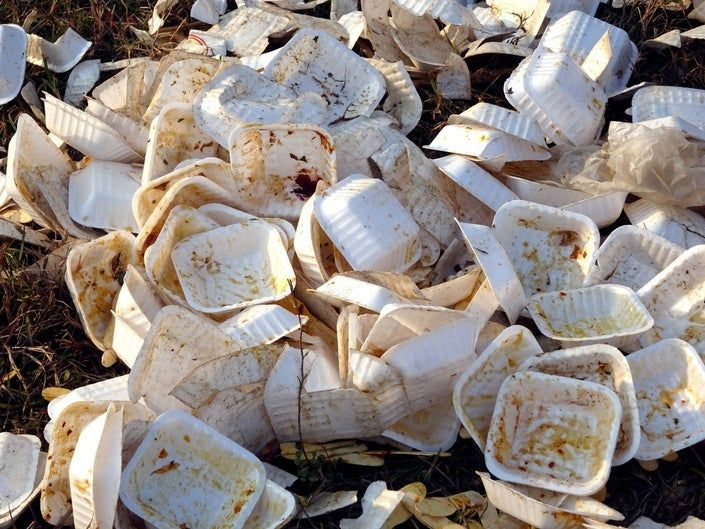
#> input picture dataset_sampah/anorganik/anorganik1.jpg, 705 x 529 px; its folder holds only this picture in this run
$ python -i PROJEK.PY   (imports and definitions only)   (older library calls are emulated)
#> lines starting #> are read from the running program, lines starting #| are printed output that depends on the picture; after the words box and inside, x2 and y2 are one past the last pixel; in counts of white or black regions, pixels touching at a corner belong together
#> further down, picture is the input picture: shape (529, 705, 3); mean B, G, R 127.3, 133.3, 142.7
### ekstraksi_teksture.py
import os
import cv2
import numpy as np
from skimage import feature
from skimage.color import rgb2gray
from scipy.stats import skew, kurtosis as scipy_kurtosis

# Fungsi ekstraksi fitur tekstur
def extract_texture_features(roi):
    if roi.shape[0] == 0 or roi.shape[1] == 0:
        return {k: 0 for k in [
            'glcm_contrast_mean', 'glcm_dissim_mean', 'glcm_homogen_mean', 'glcm_energy_mean',
            'lbp_bin_0', 'lbp_bin_1', 'lbp_bin_2', 'lbp_bin_3', 'lbp_bin_4',
            'mean_intensity', 'std_intensity', 'variance', 'skewness', 'kurtosis'
        ]}

    # Cek format dimensi gambar
    if len(roi.shape) == 3:
        gray = rgb2gray(roi)
    else:
        gray = roi

    if gray.shape[0] < 2 or gray.shape[1] < 2:
        gray_uint8 = (np.zeros((max(2, gray.shape[0]), max(2, gray.shape[1]))) * 255).astype(np.uint8)
    else:
        gray_uint8 = (gray * 255).astype(np.uint8)

    texture_features = {}

    try:
        distances = [1]
        angles = [0, np.pi / 4, np.pi / 2, 3 * np.pi / 4]
        glcm_props_collected = {'contrast': [], 'dissimilarity': [], 'homogeneity': [], 'energy': []}

        if gray_uint8.ndim == 2 and gray_uint8.shape[0] > 1 and gray_uint8.shape[1] > 1:
            glcm = feature.graycomatrix(gray_uint8, distances=distances, angles=angles, levels=256, symmetric=True, normed=True)
            glcm_props_collected['contrast'] = feature.graycoprops(glcm, 'contrast').ravel()
            glcm_props_collected['dissimilarity'] = feature.graycoprops(glcm, 'dissimilarity').ravel()
            glcm_props_collected['homogeneity'] = feature.graycoprops(glcm, 'homogeneity').ravel()
            glcm_props_collected['energy'] = feature.graycoprops(glcm, 'energy').ravel()

            texture_features.update({
                'glcm_contrast_mean': np.mean(glcm_props_collected['contrast']),
                'glcm_dissim_mean': np.mean(glcm_props_collected['dissimilarity']),
                'glcm_homogen_mean': np.mean(glcm_props_collected['homogeneity']),
                'glcm_energy_mean': np.mean(glcm_props_collected['energy'])
            })
        else:
            texture_features.update({k: 0 for k in ['glcm_contrast_mean', 'glcm_dissim_mean', 'glcm_homogen_mean', 'glcm_energy_mean']})
    except Exception:
        texture_features.update({k: 0 for k in ['glcm_contrast_mean', 'glcm_dissim_mean', 'glcm_homogen_mean', 'glcm_energy_mean']})

    try:
        P, R = 8, 1
        if gray_uint8.shape[0] > 2 * R and gray_uint8.shape[1] > 2 * R:
            lbp = feature.local_binary_pattern(gray_uint8, P=P, R=R, method='uniform')
            n_bins = int(lbp.max() + 1) if lbp.size > 0 else 10
            lbp_hist, _ = np.histogram(lbp.ravel(), bins=n_bins, range=(0, n_bins))
            lbp_hist = lbp_hist / (np.sum(lbp_hist) + 1e-7)

            for i in range(min(5, len(lbp_hist))):
                texture_features[f'lbp_bin_{i}'] = lbp_hist[i]
            for i in range(len(lbp_hist), 5):
                texture_features[f'lbp_bin_{i}'] = 0
        else:
            for i in range(5):
                texture_features[f'lbp_bin_{i}'] = 0
    except Exception:
        for i in range(5):
            texture_features[f'lbp_bin_{i}'] = 0

    try:
        flat_gray = gray_uint8.ravel()
        texture_features.update({
            'mean_intensity': np.mean(flat_gray),
            'std_intensity': np.std(flat_gray),
            'variance': np.var(flat_gray),
            'skewness': float(skew(flat_gray)) if flat_gray.size > 0 else 0,
            'kurtosis': float(scipy_kurtosis(flat_gray, fisher=False)) if flat_gray.size > 0 else 0
        })
    except Exception:
        texture_features.update({k: 0 for k in ['mean_intensity', 'std_intensity', 'variance', 'skewness', 'kurtosis']})

    return texture_features

### PROJEK.PY
import os
import sys
import cv2
import numpy as np
from flask import Flask, render_template, request, jsonify

# Import fungsi ekstraksi fitur bawaan lu
from ekstraksi_bentuk import extract_shape_features
from ekstraksi_teksture import extract_texture_features
from ekstraksi_warna import extract_color_features

# STRATEGI ABSOLUT: Kunci lokasi folder templates & static biar Flask ga nyasar di Windows
BASE_DIR = os.path.abspath(os.path.dirname(__file__))
template_dir = os.path.join(BASE_DIR, 'templates')
static_dir = os.path.join(BASE_DIR, 'static')

# [1 line not run here, left out]

# Konfigurasi Folder Dataset & Uploads
DATASET_FOLDER = os.path.join(BASE_DIR, "dataset_sampah")
UPLOAD_FOLDER = os.path.join(static_dir, "uploads")
# [1 line not run here, left out]

DATASET_MEMORI = []

def gabung_ekstraksi_fitur(image):
    """ Logika merge fitur murni bawaan kodingan PyQt5 lu """
    img_resized = cv2.resize(image, (150, 150))
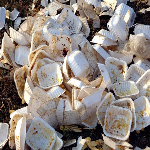
#> img_resized: shape (150, 150, 3); mean B, G, R 127.2, 133.2, 142.6
    image_rgb = cv2.cvtColor(img_resized, cv2.COLOR_BGR2RGB)

    gray = cv2.cvtColor(img_resized, cv2.COLOR_BGR2GRAY)
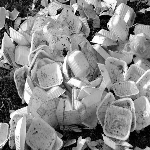
#> gray: shape (150, 150); min 0, max 255, mean 135.4
    blur = cv2.GaussianBlur(gray, (5, 5), 0)
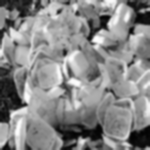
#> blur: shape (150, 150); min 3, max 254, mean 135.4
    _, thresh = cv2.threshold(blur, 100, 255, cv2.THRESH_BINARY_INV)
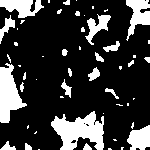
#> thresh: shape (150, 150); 22.1% white; 53 white regions (31 under 20 px), largest, box (x1, y1, x2, y2) and area: (51, 111, 104, 150) 1247, (0, 63, 27, 123) 886, (126, 0, 150, 41) 517

    mask = thresh == 255
    if np.sum(mask) > 0:
        mean_r = np.mean(image_rgb[:, :, 0][mask])
#> mean_r = 53.4
        mean_g = np.mean(image_rgb[:, :, 1][mask])
#> mean_g = 41.69
        mean_b = np.mean(image_rgb[:, :, 2][mask])
#> mean_b = 38.5
        std_r = np.std(image_rgb[:, :, 0][mask])
#> std_r = 42.2
        std_g = np.std(image_rgb[:, :, 1][mask])
#> std_g = 37.42
        std_b = np.std(image_rgb[:, :, 2][mask])
#> std_b = 34.87

        image_hsv = cv2.cvtColor(img_resized, cv2.COLOR_RGB2HSV)
#> image_hsv: shape (150, 150, 3); mean H, S, V 90.7, 58.7, 147.6
        mean_h = np.mean(image_hsv[:, :, 0][mask])
#> mean_h = 110.1
        mean_s = np.mean(image_hsv[:, :, 1][mask])
#> mean_s = 115.6
        mean_v = np.mean(image_hsv[:, :, 2][mask])
#> mean_v = 55.31
    else:
        fitur_warna = extract_color_features(image_rgb)
        mean_h = fitur_warna.get('mean_h', 0)
        mean_s = fitur_warna.get('mean_s', 0)
        mean_v = fitur_warna.get('mean_v', 0)
        mean_r = fitur_warna.get('mean_r', 0)
        mean_g = fitur_warna.get('mean_g', 0)
        mean_b = fitur_warna.get('mean_b', 0)
        std_r = fitur_warna.get('std_r', 0)
        std_g, std_b = 0, 0

    fitur_tekstur = extract_texture_features(image_rgb)
#> in extract_texture_features, `lbp = feature.local_binary_pattern(gray_uint8, P=P, R=R, method='unifo..`:
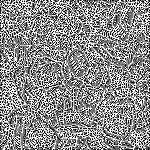
#> lbp: shape (150, 150) float64; min 0, max 9, mean 4.92; drawn with min black and max white
#> in extract_texture_features, `n_bins = int(lbp.max() + 1) if lbp.size > 0 else 10`: n_bins = 10
#> in extract_texture_features, `lbp_hist, _ = np.histogram(lbp.ravel(), bins=n_bins, range=(0, n_bins))`: lbp_hist = [2175, 2270, 1416, 2016, 2578, 2029, 1412, 2151, 2412, 4041]
#> in extract_texture_features, `lbp_hist = lbp_hist / (np.sum(lbp_hist) + 1e-7)`: lbp_hist = [0.0967, 0.101, 0.0629, 0.0896, 0.115, 0.0902, 0.0628, 0.0956, 0.107, 0.18]
#> the loop in extract_texture_features, `for i in range(min(5, len(lbp_hist))):` made 5 passes
#> after the loop in extract_texture_features, `for i in range(min(5, len(lbp_hist))):`: texture_features = 9 items
#> fitur_tekstur = 14 items
    contrast_raw = fitur_tekstur.get('glcm_contrast_mean', 0)
#> contrast_raw = 1582.6

    vektor = [
        mean_h / 180.0, mean_s / 255.0, mean_v / 255.0,
        mean_r / 255.0, mean_g / 255.0, mean_b / 255.0,
        (std_r / 255.0) * 3.0, (std_g / 255.0) * 3.0, (std_b / 255.0) * 3.0,
        min((contrast_raw / 5000.0) * 3.0, 3.0),
        fitur_tekstur.get('glcm_homogen_mean', 0),
        fitur_tekstur.get('glcm_energy_mean', 0),
        fitur_tekstur.get('glcm_dissim_mean', 0) / 100.0,
        fitur_tekstur.get('mean_intensity', 0) / 255.0,
        fitur_tekstur.get('variance', 0) / 10000.0
    ]
#> vektor = [0.612, 0.453, 0.217, 0.209, 0.164, 0.151, 0.497, 0.44, 0.41, 0.95, 0.0803, 0.0106, 0.245, 0.527, 0.4]

    vektor_clean = [0.0 if np.isnan(v) or np.isinf(v) else float(v) for v in vektor]
#> vektor_clean has the same summary as vektor
    return np.array(vektor_clean, dtype=np.float32)

# [37 lines left out: function load_dataset, not called in this run]

# [3 lines that did not run here, left out]

# [75 lines that did not run here, left out]

# [3 lines not run here, left out]

>>> import cv2
>>> picture = cv2.imread('dataset_sampah/anorganik/anorganik1.jpg')
>>> result = gabung_ekstraksi_fitur(picture)
#> result has the same summary as vektor in gabung_ekstraksi_fitur

$ run again, on dataset_sampah/anorganik/anorganik10.jpg
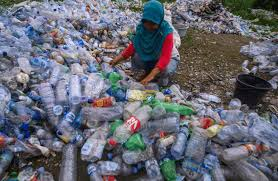
#> input picture dataset_sampah/anorganik/anorganik10.jpg, 278 x 181 px
#> picture is the input picture: shape (181, 278, 3); mean B, G, R 114, 103.7, 101.6
#> in gabung_ekstraksi_fitur, `_, thresh = cv2.threshold(blur, 100, 255, cv2.THRESH_BINARY_INV)`:
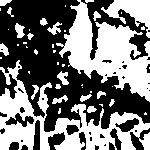
#> thresh: shape (150, 150); 47% white; 45 white regions (25 under 20 px), largest, box (x1, y1, x2, y2) and area: (0, 60, 150, 150) 4523, (56, 0, 150, 102) 4224, (101, 0, 150, 38) 821
#> mean_r = 66.19
#> mean_g = 66.73
#> mean_b = 71.16
#> std_r = 33.54
#> std_g = 26.76
#> std_b = 31.8
#> image_hsv: shape (150, 150, 3); mean H, S, V 69.1, 64.8, 121.8
#> mean_h = 76.04
#> mean_s = 84.84
#> mean_v = 82.72
#> in extract_texture_features, `lbp = feature.local_binary_pattern(gray_uint8, P=P, R=R, method='unifo..`:
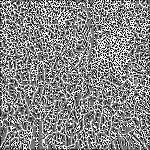
#> lbp: shape (150, 150) float64; min 0, max 9, mean 4.77; drawn with min black and max white
#> n_bins = 10
#> in extract_texture_features, `lbp_hist, _ = np.histogram(lbp.ravel(), bins=n_bins, range=(0, n_bins))`: lbp_hist = [1818, 1976, 1675, 2419, 3273, 2389, 1695, 1972, 1923, 3360]
#> in extract_texture_features, `lbp_hist = lbp_hist / (np.sum(lbp_hist) + 1e-7)`: lbp_hist = [0.0808, 0.0878, 0.0744, 0.108, 0.145, 0.106, 0.0753, 0.0876, 0.0855, 0.149]
#> the loop in extract_texture_features, `for i in range(min(5, len(lbp_hist))):` made 5 passes
#> after the loop in extract_texture_features, `for i in range(min(5, len(lbp_hist))):`: texture_features = 9 items
#> fitur_tekstur = 14 items
#> contrast_raw = 802.4
#> vektor = [0.422, 0.333, 0.324, 0.26, 0.262, 0.279, 0.395, 0.315, 0.374, 0.481, 0.0615, 0.0098, 0.208, 0.405, 0.202]
#> vektor_clean has the same summary as vektor
#> result has the same summary as vektor in gabung_ekstraksi_fitur
